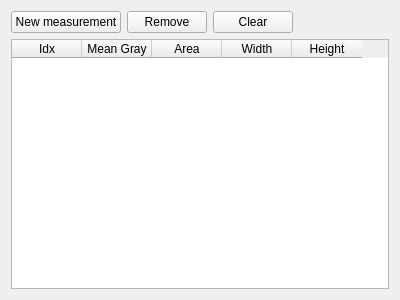
<?xml version="1.0" encoding="UTF-8"?>
<ui version="4.0">
 <class>CxMeanGrayMeasForm</class>
 <widget class="QWidget" name="CxMeanGrayMeasForm">
  <property name="geometry">
   <rect>
    <x>0</x>
    <y>0</y>
    <width>400</width>
    <height>300</height>
   </rect>
  </property>
  <property name="windowTitle">
   <string>Mean Gray Measurement</string>
  </property>
  <layout class="QGridLayout" name="gridLayout">
   <item row="1" column="0" colspan="4">
    <widget class="QTableWidget" name="tableResults">
     <property name="selectionBehavior">
      <enum>QAbstractItemView::SelectRows</enum>
     </property>
     <attribute name="horizontalHeaderDefaultSectionSize">
      <number>70</number>
     </attribute>
     <attribute name="verticalHeaderVisible">
      <bool>false</bool>
     </attribute>
     <column>
      <property name="text">
       <string>Idx</string>
      </property>
     </column>
     <column>
      <property name="text">
       <string>Mean Gray</string>
      </property>
     </column>
     <column>
      <property name="text">
       <string>Area</string>
      </property>
     </column>
     <column>
      <property name="text">
       <string>Width</string>
      </property>
     </column>
     <column>
      <property name="text">
       <string>Height</string>
      </property>
     </column>
    </widget>
   </item>
   <item row="0" column="3">
    <spacer name="horizontalSpacer">
     <property name="orientation">
      <enum>Qt::Horizontal</enum>
     </property>
     <property name="sizeHint" stdset="0">
      <size>
       <width>40</width>
       <height>20</height>
      </size>
     </property>
    </spacer>
   </item>
   <item row="0" column="0">
    <widget class="QPushButton" name="btnNewMeas">
     <property name="text">
      <string>New measurement</string>
     </property>
     <property name="checkable">
      <bool>true</bool>
     </property>
    </widget>
   </item>
   <item row="0" column="1">
    <widget class="QPushButton" name="btnRemove">
     <property name="text">
      <string>Remove</string>
     </property>
    </widget>
   </item>
   <item row="0" column="2">
    <widget class="QPushButton" name="btnClear">
     <property name="text">
      <string>Clear</string>
     </property>
    </widget>
   </item>
  </layout>
 </widget>
 <resources/>
 <connections/>
</ui>
